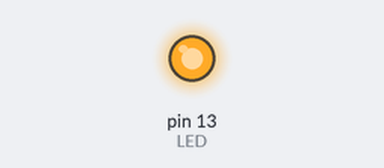
The sketch below on a simulated Arduino Uno, built with avr-gcc and run on an emulated ATmega328P. Shown: output pins drawn as LEDs (lit = HIGH).

Above: at 0.1 s.
Timing chart, 0 to 1.6 s (numbered marks = the images above):
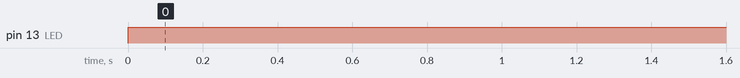

Measured:
- by itself, pin 13 (LED): LOW → HIGH at 0.00 s

The sketch:

timer_testing.ino
```cpp
#define F_CPU 8_000_000UL

void setup() {
  // Set PB5 (digital pin 13) as output
  DDRB  = 0b00100000;
  PORTB = 0b00000000;  // Turn LED off

  // Timer0: CTC mode
  TCCR0A = (1 << WGM01);        // CTC mode (WGM01 = 1)
  TCCR0A = 0b00000101;  // Prescaler = 1024

  OCR0A = 250; // Compare value for ~16 ms
}

void loop() {
  PORTB = PORTB^(1<<5);
  toDelay();
}

void toDelay(){
  for(int i=0;i<=16;i++){
  TCNT0 = 0;
  TCCR0A = 0x0B;

  while((TIFR0 & (1<<OCR0A))==0);

  TCCR0A = 0;
  TIFR0 = 0x02;
  }
}
```

arrays.c
```cpp
#include<stdio.h>

int main()
{
    int studentMarksMath[5];   // 0 -> 39

    for (int i = 0; i < 5; i++)
    {
        printf("Enter your math marks: ");
        scanf("%d", &studentMarksMath[i]);
        //Input->  studentMarksMath[0] = 56
    }

    for (int j = 0; j < 5; j++)
    {
        printf("Student %d Math marks = %d\n", j+1, studentMarksMath[j]);
        //Output-> Student 0 Math marks = 56
    }

    // GCC -> GNU C Compiler


    return 0;
}
```

basic_timer0_Blink.c
```cpp
#include <avr/io.h>

int main(void) {
    // Set pin 13 (PB5) as output
    DDRB |= (1 << PB5);

    // Setup Timer0
    TCCR0A = 0x00;             // Normal mode
    TCCR0B |= (1 << CS02);     // Prescaler = 256 → 62.5kHz timer tick
    TCNT0 = 0;                 // Start from 0

    while (1) {
        if (TCNT0 >= 244) {    // ~4ms @ 62.5kHz (244 ticks)
            PORTB ^= (1 << PB5); // Toggle LED
            TCNT0 = 0;           // Reset timer
        }
    }
}
```

blink_manual_timer.c
```cpp
#include <avr/io.h>

int main(void)
{
    // Set PB5 (digital pin 13) as output
    DDRB |= (1 << PB5);

    // Set Timer0 prescaler to 1024
    TCCR0A = 0x00;                         // Normal mode
    TCCR0B = (1 << CS02) | (1 << CS00);    // Prescaler = 1024

    while (1)
    {
        // Reset Timer0 counter
        TCNT0 = 0;

        // Toggle LED
        PORTB ^= (1 << PB5);

        // Wait until TCNT0 reaches ~250 (visible delay)
        while (TCNT0 < 250)
        {
            // Do nothing — just wait
        }
    }
}
```

button.c
```cpp
#include <avr/io.h>

int main(void) {
    // Configure PB0 (pin 8 on Arduino Uno) as input
    DDRB &= ~(1 << DDB0);  // Clear bit 0 → input

    // Enable internal pull-up resistor on PB0
    PORTB |= (1 << PORTB0);  // Set bit 0 → pull-up on

    // Configure PB5 (Arduino Pin 13 / LED) as output
    DDRB |= (1 << DDB5);

    while (1) {
        // Check if button is pressed (PB0 reads LOW)
        if (!(PINB & (1 << PINB0))) {
            // Turn on LED
            PORTB |= (1 << PORTB5);
        } else {
            // Turn off LED
            PORTB &= ~(1 << PORTB5);
        }
    }
}
```

fast_pwm.c
```cpp
#include <avr/io.h>
#include <util/delay.h>

int main(void) {
    // Set PD6 (OC0A, Pin 6) as output
    DDRD |= (1 << PD6);

    // Set Timer0 to Fast PWM mode
    TCCR0A |= (1 << WGM00) | (1 << WGM01);  // Fast PWM Mode
    TCCR0A |= (1 << COM0A1);                // Non-inverting mode (clear OC0A on compare match)
    TCCR0B |= (1 << CS01);                  // Prescaler = 8 → Fast PWM speed

    while (1) {
        // Increase brightness
        for (uint8_t duty = 0; duty < 255; duty++) {
            OCR0A = duty;   // Set duty cycle
            _delay_ms(10);
        }
        // Decrease brightness
        for (uint8_t duty = 255; duty > 0; duty--) {
            OCR0A = duty;   // Set duty cycle
            _delay_ms(10);
        }
    }
}
```

pointers.c
```cpp
#include<stdio.h>

int main()
{
    int a=10;
    int b=20;

    // datatype *name;
    int ptr = &a;

    printf("Address of a = %d\n", ptr);

    //Octal-> 0o
    //Hexadecimal->  0x
    //Binary-> 0b
    return 0;
}
```

pwm.c
```cpp
#include <avr/io.h>
#include <util/delay.h>

int main(void) {
    DDRD |= (1 << DDD6);  // Set PD6 (OC0A) as output

    // Fast PWM, non-inverting, prescaler 64
    TCCR0A |= (1 << WGM00) | (1 << WGM01);           // Fast PWM
    TCCR0A |= (1 << COM0A1);                         // Non-inverting mode
    TCCR0B |= (1 << CS01) | (1 << CS00);             // Prescaler 64

    while (1) {
        for (uint8_t i = 0; i < 255; i++) {
            OCR0A = i;  // Set duty cycle
            _delay_ms(5);
        }
        for (uint8_t i = 255; i > 0; i--) {
            OCR0A = i;
            _delay_ms(5);
        }
    }
}
```

timer0_ctc_mode.c
```cpp
#include <avr/io.h>

int main(void) {
    // Set PB5 (pin 13) as output
    DDRB |= (1 << PB5);

    // Configure Timer0 in CTC mode
    TCCR0A |= (1 << WGM01);     // Set WGM01 for CTC mode
    TCCR0B |= (1 << CS02);      // Prescaler = 256 → 62.5 kHz timer tick

    OCR0A = 244;                // Compare match value (244 ticks = ~3.9ms)
    TCNT0 = 0;                  // Start counting from 0

    while (1) {
        if (TIFR0 & (1 << OCF0A)) {  // If compare match flag is set
            TIFR0 |= (1 << OCF0A);   // Clear the flag by writing 1
            PORTB ^= (1 << PB5);     // Toggle LED
        }
    }
}
```

timer_interrupt.c
```cpp
#include <avr/io.h>
#include <avr/interrupt.h>

void setup_timer1()
{
    // Set Timer1 to Normal mode
    TCCR1A = 0;
    TCCR1B = (1 << CS12) | (1 << CS10); // Prescaler = 1024

    // Enable Timer1 overflow interrupt
    TIMSK1 |= (1 << TOIE1);

    // Initialize counter
    TCNT1 = 0;

    // Enable global interrupts
    sei();
}

// ISR = Interrupt Service Routine for Timer1 overflow
ISR(TIMER1_OVF_vect)
{
    // Toggle LED on PB5
    PORTB ^= (1 << PB5);
}

int main(void)
{
    // Set LED pin as output
    DDRB |= (1 << PB5);

    setup_timer1();

    while (1)
    {
        // Main loop can do other things here
    }
}
```
